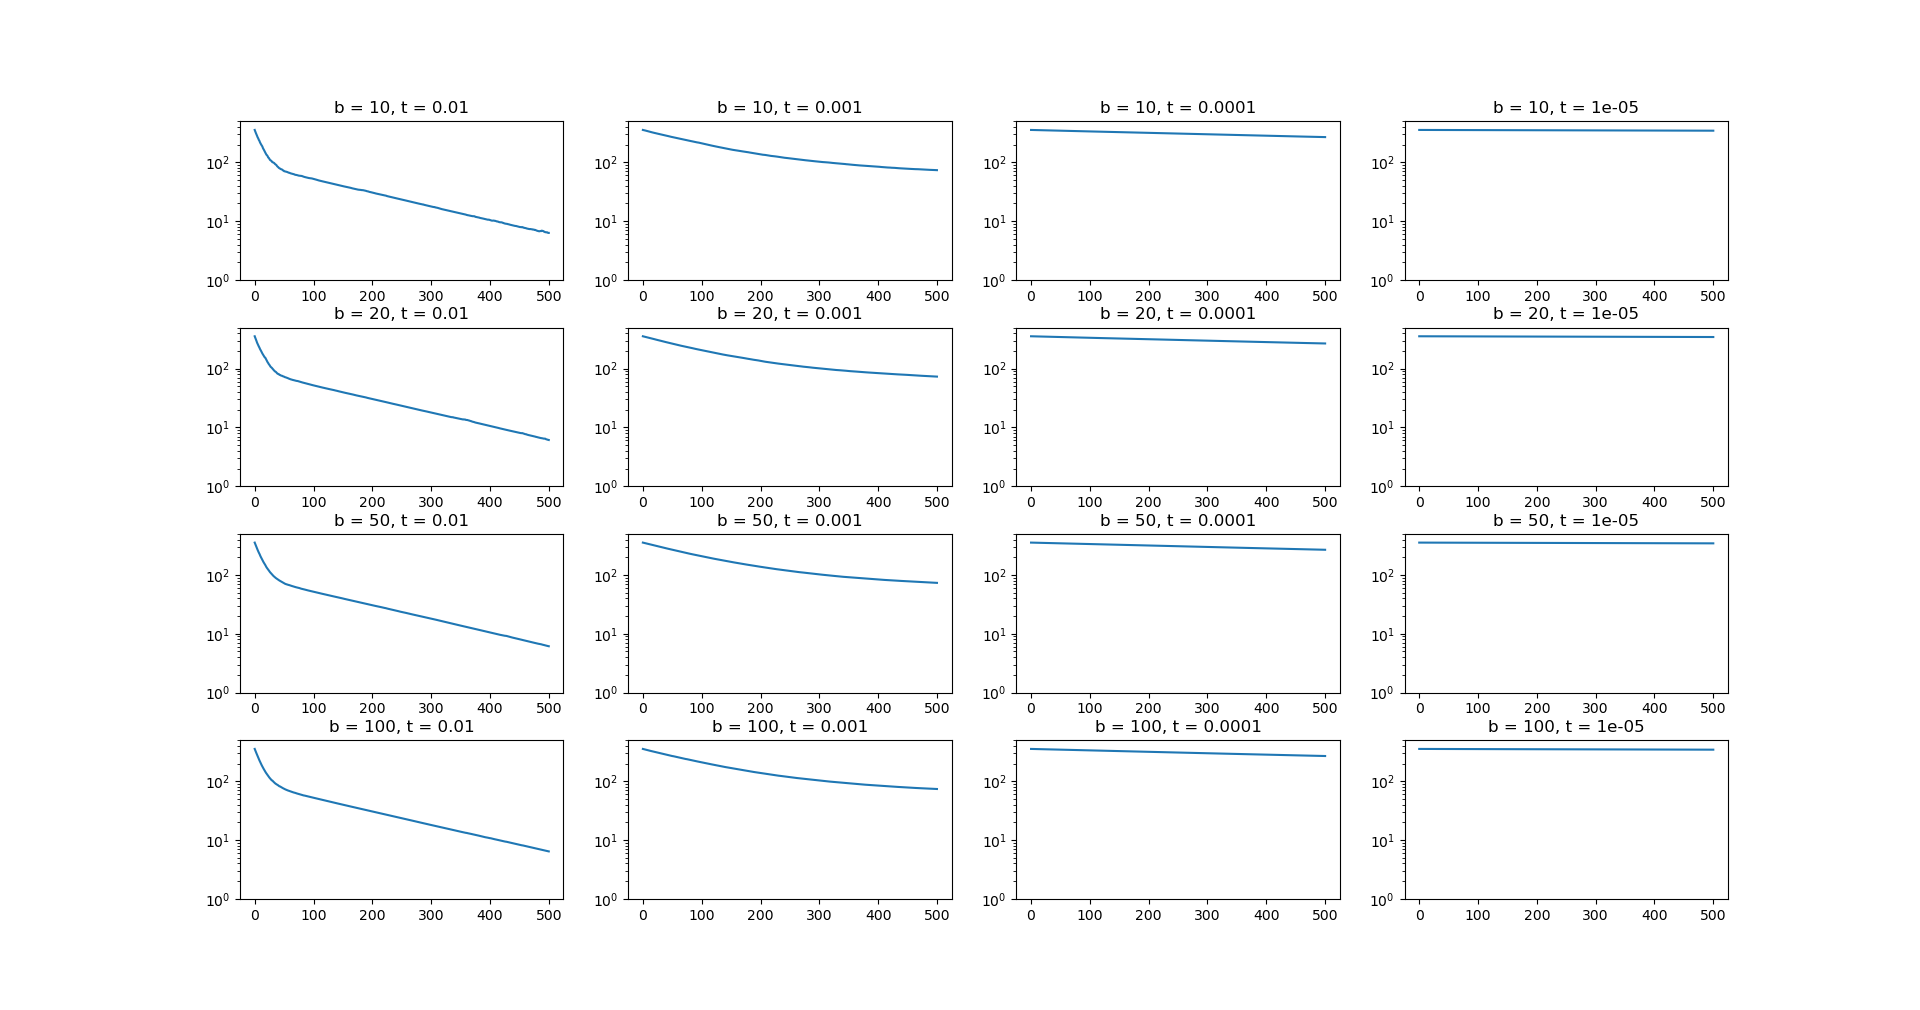

Write the Python code that produced this figure.
#!/usr/bin/env python3

import numpy as np
import matplotlib.pyplot as plt

def load_data(x_file, y_file):
    X = np.genfromtxt(x_file, delimiter=',')
    X = np.hstack([np.ones((X.shape[0], 1)), X])
    Y = np.genfromtxt(y_file, delimiter=',')
    return (X, Y)

def sqnorm2(x):
    return np.inner(x, x)

def ridge_regression(X, Y, b, lambd):
    return 1/(2*X.shape[0]) * sqnorm2(X.dot(b) - Y) \
            + lambd / 2 * (sqnorm2(b) - b[0] * b[0])

def ridge_regression_grad(X_batch, Y_batch, b, lambd):
    batch = X_batch.shape[0]
    grad = (X_batch.T).dot(X_batch.dot(b) - Y_batch) + batch * lambd * b
    grad[0] -= batch * lambd * b[0]
    return grad

def sgd(X, Y, b0, lambd, t, batch, epochs, objective, gradient):
    #b = np.random.rand(X.shape[1])
    b = b0.copy()
    fs = np.empty(epochs + 1)
    idx_arr = np.random.randint(0, (batch + X.shape[0] - 1) // batch, epochs)
    fs[0] = objective(X, Y, b, lambd)
    for k, idx in enumerate(idx_arr):
        begin = idx * batch
        end = min(idx * batch + batch, X.shape[0])
        grad = gradient(X[begin:end], Y[begin:end], b, lambd)
        b -= t/batch * grad
        fs[k+1] = objective(X, Y, b, lambd)
    return (b, fs)


if __name__ == "__main__":
    X, Y = load_data('X_train.csv', 'Y_train.csv')
    lambd = 1
    batchs = [10, 20, 50, 100]
    step_sizes = [.01, .001, .0001, .00001]
    epochs = 500
    fstar = 57.0410

    fig = plt.figure(figsize=(4,4))
    plt.subplots_adjust(hspace=0.3)

    b = np.random.rand(X.shape[1])
    for bi, batch in enumerate(batchs):
        for ti, t in enumerate(step_sizes):
            print("batch = {}, step = {}".format(batch, t))
            (b2, fs) = sgd(X, Y, b, lambd, t, batch, epochs,
                          ridge_regression, ridge_regression_grad)
            print("last epoch, beta = {}".format(b))
            print("last epoch, f = {}, min f = {}\n".format(fs[-1], min(fs)))
            plot = fig.add_subplot(len(batchs), len(step_sizes),
                                   1 + bi * len(step_sizes) + ti)
            plot.set_title("b = {}, t = {}".format(batch, t))
            #plot.set_xlim(0, epochs)
            plot.set_yscale('log')
            plot.set_ylim(10**-0, 500)
            plt.plot(fs - fstar)

    plt.show()
